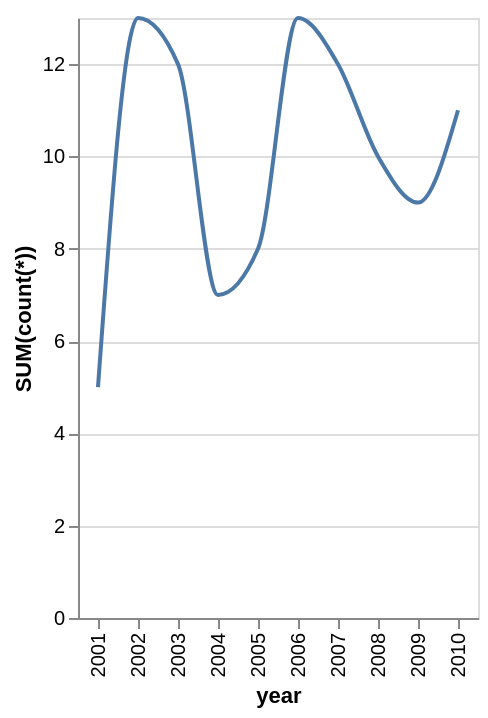

Vega-Lite specification stored for this chart:
### Vega-Lite specification from a JSON file in a GitHub repository (floating-point values rounded to 4 significant figures)
{"data": {"values": [{"x_data": "2001", "y_data": 5}, {"x_data": "2002", "y_data": 13}, {"x_data": "2003", "y_data": 12}, {"x_data": "2004", "y_data": 7}, {"x_data": "2005", "y_data": 8}, {"x_data": "2006", "y_data": 13}, {"x_data": "2007", "y_data": 12}, {"x_data": "2008", "y_data": 10}, {"x_data": "2009", "y_data": 9}, {"x_data": "2010", "y_data": 11}]}, "mark": {"type": "line", "interpolate": "monotone"}, "encoding": {"x": {"field": "x_data", "type": "nominal", "title": "year", "sort": "ascending"}, "y": {"field": "y_data", "type": "quantitative", "title": "SUM(count(*))"}}}
